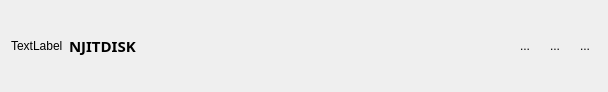
<?xml version="1.0" encoding="UTF-8"?>
<ui version="4.0">
 <class>mytitlewidget</class>
 <widget class="QWidget" name="mytitlewidget">
  <property name="geometry">
   <rect>
    <x>0</x>
    <y>0</y>
    <width>608</width>
    <height>92</height>
   </rect>
  </property>
  <property name="windowTitle">
   <string>Form</string>
  </property>
  <layout class="QHBoxLayout" name="horizontalLayout">
   <item>
    <widget class="QLabel" name="logolabel">
     <property name="text">
      <string>TextLabel</string>
     </property>
    </widget>
   </item>
   <item>
    <widget class="QLabel" name="logonamelabel">
     <property name="font">
      <font>
       <family>微软雅黑</family>
       <pointsize>11</pointsize>
       <weight>75</weight>
       <bold>true</bold>
      </font>
     </property>
     <property name="text">
      <string>NJITDISK</string>
     </property>
     <property name="textFormat">
      <enum>Qt::AutoText</enum>
     </property>
    </widget>
   </item>
   <item>
    <spacer name="horizontalSpacer">
     <property name="orientation">
      <enum>Qt::Horizontal</enum>
     </property>
     <property name="sizeHint" stdset="0">
      <size>
       <width>276</width>
       <height>20</height>
      </size>
     </property>
    </spacer>
   </item>
   <item>
    <widget class="QToolButton" name="setButton">
     <property name="text">
      <string>...</string>
     </property>
     <property name="icon">
      <iconset resource="picture.qrc">
       <normaloff>:/ico/images/login_setting.png</normaloff>:/ico/images/login_setting.png</iconset>
     </property>
     <property name="iconSize">
      <size>
       <width>32</width>
       <height>32</height>
      </size>
     </property>
     <property name="autoRaise">
      <bool>true</bool>
     </property>
    </widget>
   </item>
   <item>
    <widget class="QToolButton" name="minButton">
     <property name="text">
      <string>...</string>
     </property>
     <property name="icon">
      <iconset resource="picture.qrc">
       <normaloff>:/ico/images/login_min.png</normaloff>:/ico/images/login_min.png</iconset>
     </property>
     <property name="iconSize">
      <size>
       <width>32</width>
       <height>32</height>
      </size>
     </property>
     <property name="autoRaise">
      <bool>true</bool>
     </property>
    </widget>
   </item>
   <item>
    <widget class="QToolButton" name="closeButton">
     <property name="text">
      <string>...</string>
     </property>
     <property name="icon">
      <iconset resource="picture.qrc">
       <normaloff>:/ico/images/login_close.png</normaloff>:/ico/images/login_close.png</iconset>
     </property>
     <property name="iconSize">
      <size>
       <width>32</width>
       <height>32</height>
      </size>
     </property>
     <property name="autoRaise">
      <bool>true</bool>
     </property>
    </widget>
   </item>
  </layout>
 </widget>
 <resources>
  <include location="picture.qrc"/>
 </resources>
 <connections/>
</ui>
